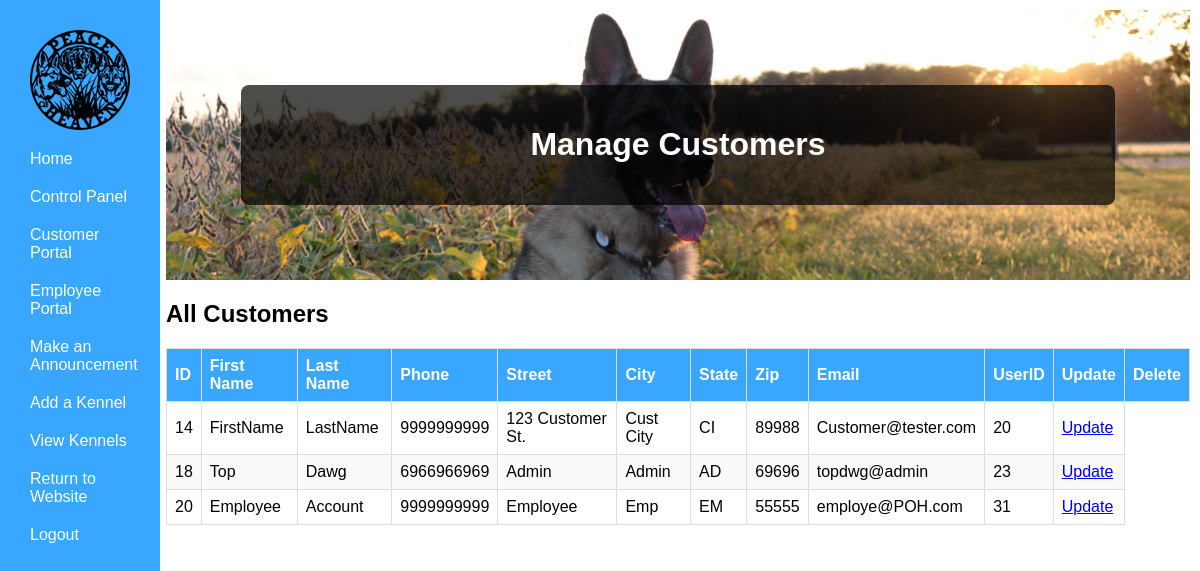
The app's page /php/AdminPortal/ManageCustomers.php (signed in), older data.
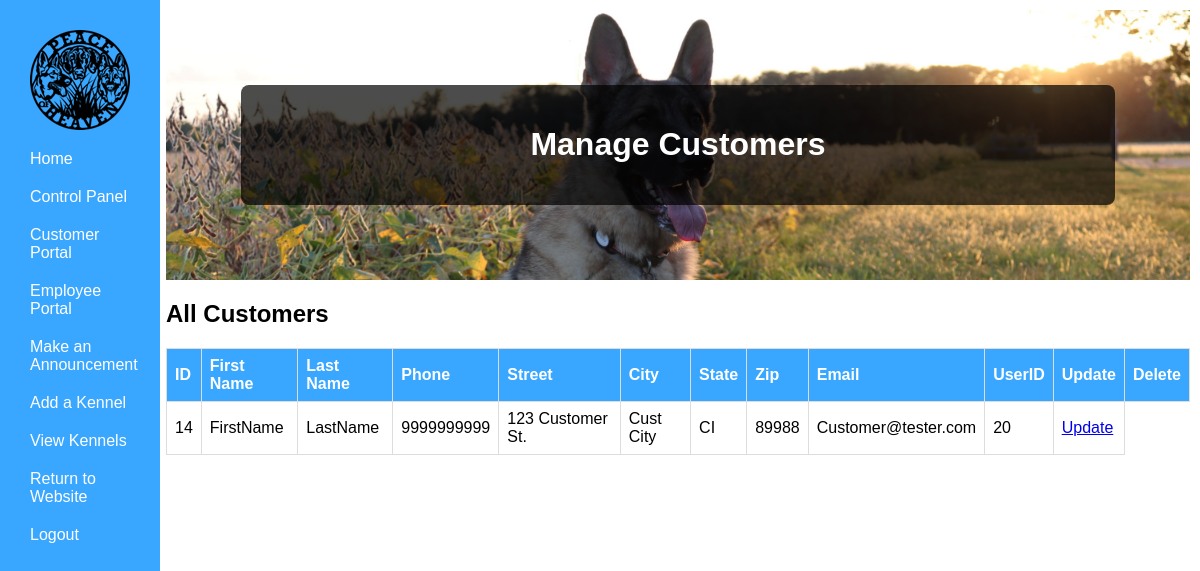
The same page, newer data.
### tables this page shows
CREATE TABLE `customer` (
  `CustID` bigint(20) NOT NULL,
  `CustFirstName` varchar(100) NOT NULL,
  `CustLastName` varchar(100) NOT NULL,
  `CustPhone` varchar(20) NOT NULL,
  `CustAddress` varchar(100) NOT NULL,
  `CustCity` varchar(100) NOT NULL,
  `CustState` varchar(100) NOT NULL,
  `CustZip` varchar(100) NOT NULL,
  `AcctEmail` varchar(100) NOT NULL,
  `User_ID` bigint(20) NOT NULL
);

### php/UserHandling/classes/Config.php (called while the page is built)
<?php
class Config {
    public static function get($path = null) {
        if($path) {
            $config = $GLOBALS['config'];
            $path = explode('/',$path);
            foreach($path as $bit ) {
                if(isset($config[$bit])) {
                    $config = $config[$bit];
                } else {
                    return false;
                }
            }
            return $config;
        }
        return false;
    }
}

### php/UserHandling/classes/DB.php (called while the page is built, shortened)
<?php
class DB {
    private static $_instance = null;
    private $_pdo,
            $_query,
            $_lastQuery,
            $_error = false,
            $_results,
            $_count = 0;
    private function __construct() {
        try {
            $this->_pdo = new PDO('mysql:host=' . Config::get('mysql/host') . ';dbname=' . Config::get('mysql/db'),Config::get('mysql/username'), Config::get('mysql/password'));
        } catch (PDOException $e) {
            die($e->getMessage());
        }
    }
    public static function getInstance() {
        if(!isset(self::$_instance)) {
            self::$_instance = new DB();
        }
        return self::$_instance;
    }
    public function query($sql, $params = array()) {
        $this->_error = false;
        if($this->_query = $this->_pdo->prepare($sql)) {
            $x=1;
            if(count($params)) {
                foreach($params as $param) {
                    $this->_query->bindValue($x, $param);
                    $x++;
                }
            }
            if($this->_query->execute()) {
                $this->_results = $this->_query->fetchAll(PDO::FETCH_OBJ);
                $this->_count = $this->_query->rowCount();
            } else {
                $this->_error = true;
            }
        }
        return $this;
    }
    public function get($table, $where) {
        return $this->action('SELECT *', $table, $where);
    }
    public function results() {
        return $this->_results;
    }
    public function first() {
        return $this->results()[0];
    }
    private function action ($action, $table, $where = array()) {
        if(count($where) === 3) {
            $operators = array('=','>','<','<=','>=');
            $field      = $where[0];
            $operator   = $where[1];
            $value      = $where[2];
            if (in_array($operator, $operators)) {
                $sql = "{$action} FROM {$table} WHERE {$field} {$operator} ?";
                if(!$this->query($sql,array($value))->error()) {
                    return $this;
                }
            }
        }
        return false;
    }
    public function count() {
        return $this->_count;
    }
    public function error() {
        return $this->_error;
    }
}

### php/UserHandling/classes/User.php (called while the page is built, shortened)
<?php
class User {
    private $_db,
            $_data,
            $_sessionName,
            $_cookieName,
            $_isLoggedIn;
    public function __construct($user = null) {
        $this->_db = DB::getInstance();
        $this->_sessionName = Config::get('session/session_name');
        if(!$user) {
            if(Session::exists($this->_sessionName)) {
                $user = Session::get($this->_sessionName);
                if($this->find($user)) {
                    $this->_isLoggedIn = true;
                } else {
                }
            }
        } else {
            $this->find($user);
        }
    }
    public function find($user = null) {
        if($user) {
            $field = (is_numeric($user)) ? 'id' : 'username';
            $data = $this->_db->get('users', array($field, '=', $user));
            if($data->count() > 0) {
                $this->_data = $data->first();
                return true;
            }
        }
        return false;
    }
    public function data() {
        return $this->_data;
    }
    public function isLoggedIn() {
        return $this->_isLoggedIn;
    }
}

### php/UserHandling/classes/Session.php (called while the page is built, shortened)
<?php
class Session {
    public static function exists($name) {
        return (isset($_SESSION[$name])) ? true : false;
    }
    public static function get($name) {
        return $_SESSION[$name];
    }
}

### php/UserHandling/classes/Customer.php (called while the page is built, shortened)
<?php
class Customer {
    private $_db,
            $_customerData,
            $_sessionName;
    public function __construct() {
        $this->_db = DB::getInstance();
    }
    public function getCustomerData() {
        return $this->_customerData;
    }
    public function getAllCustomers() {
        $data = $this->_db->get('customer', array('1', '=', '1'));
        if($data->count() > 0) {
            $this->_customerData = $data->results();
            return true;
        }
        return false;
    }
}

### php/AdminPortal/ManageCustomers.php (the view, shortened to what the changed rows need)
<?php
    $user = new User();
    if($user->isLoggedIn()) {
    if($user->data()->group == 3) {
        include("../AdminPortal/AdminNavBar.php");
    }
?>
<!DOCTYPE html>
<html>
<head>
    <link rel="stylesheet" href="/PeaceOfHeavenWebPage/css/AdminHome.css">
</head>
<body>
    <div class=content>
        <div class="header">
            <div class="welcome-box">
            <h1>Manage Customers</h1>
            </div>
        </div>
        <h2>All Customers</h2>
        <table>
            <thead>
            <tr>
                <th>ID</th>
                <th>First Name</th>
                <th>Last Name</th>
                <th>Phone</th>
                <th>Street</th>
                <th>City</th>
                <th>State</th>
                <th>Zip</th>
                <th>Email</th>
                <th>UserID</th>
                <th>Update</th>
                <th>Delete</th>
            </tr>
            </thead>
            <tbody>
            <?php
                $customer = new Customer();
                $customer->getAllCustomers();
                $allCustomers = $customer->getCustomerData();
                if(!empty($allCustomers)){
                    foreach ($allCustomers as $customer){
                        echo '<tr>';
                        echo '<td>' . $customer->CustID . '</td>';
                        echo '<td>' . $customer->CustFirstName . '</td>';
                        echo '<td>' . $customer->CustLastName . '</td>';
                        echo '<td>' . $customer->CustPhone .'</td>';
                        echo '<td>' . $customer->CustAddress . '</td>';
                        echo '<td>' . $customer->CustCity . '</td>';
                        echo '<td>' . $customer->CustState . '</td>';
                        echo '<td>' . $customer->CustZip . '</td>';
                        echo '<td>' . $customer->AcctEmail . '</td>';
                        echo '<td>' . $customer->User_ID . '</td>';
                        echo '<td>'
                            . '<p><a href="UpdateCustomer.php?CustID='
                            . urlencode($customer->CustID) .'">Update</a></p>'.
                            '</td>';
                        echo '</tr>';
                    }
                }
            ?>
            </tbody>
        </table>
        <br><br>
</div>
</body>
</html>
<?php
}else{Redirect::to('../UserHandling/login.php');} ?>

Row changes from the older to the newer data that the page shows:
removed customer: CustID "18", CustFirstName "Top", CustLastName "Dawg", CustPhone "6966966969", CustAddress "Admin", CustCity "Admin", CustState "AD", CustZip "69696", AcctEmail "topdwg@admin", User_ID "23"
removed customer: CustID "20", CustFirstName "Employee", CustLastName "Account", CustPhone "9999999999", CustAddress "Employee", CustCity "Emp", CustState "EM", CustZip "55555", AcctEmail "employe@POH.com", User_ID "31"
